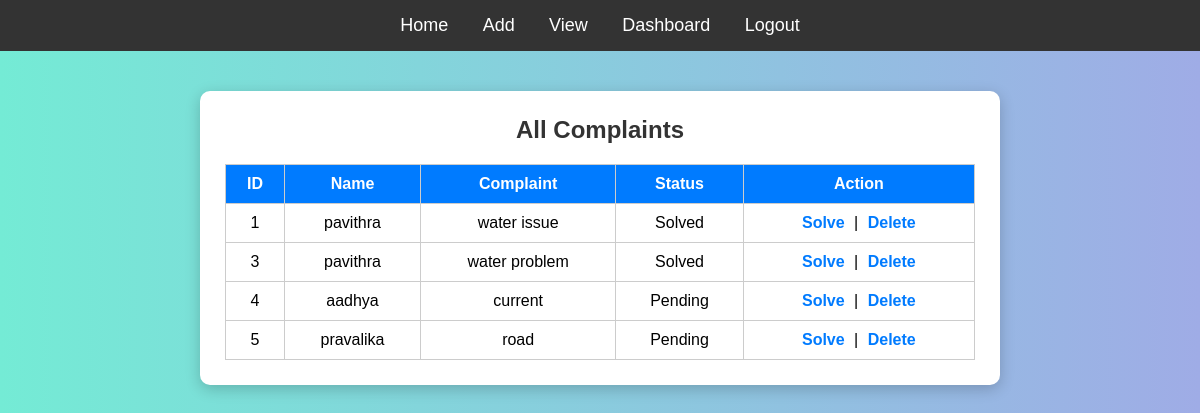
Page /view (signed in) on the committed database.
### tables this page shows
CREATE TABLE complaints (
            id INTEGER PRIMARY KEY AUTOINCREMENT,
            name TEXT,
            complaint TEXT,
            status TEXT
        );

### app.py (the view)
@app.route('/view')
def view():
    if 'user' not in session:
        return redirect('/login')
    conn = sqlite3.connect('database.db')
    cur = conn.cursor()
    cur.execute("SELECT * FROM complaints")
    data = cur.fetchall()
    conn.close()
    return render_template('view.html', complaints=data)

### templates/view.html (shortened to what this page needs)
<!DOCTYPE html>
<html>
<head>
    <link rel="stylesheet" href="{{ url_for('static', filename='style.css') }}">
</head>
<body>
<div class="navbar">
    <a href="/"> Home</a>
    {% if session.get('user') %}
        <a href="/add"> Add</a>
        <a href="/view"> View</a>
        <a href="/admin"> Dashboard</a>
        <a href="/logout"> Logout</a>
    {% else %}
        <a href="/login"><i class="fas fa-sign-in-alt"></i> Login</a>
        <a href="/register"><i class="fas fa-user-plus"></i> Register</a>
    {% endif %}
</div>
<div class="container">
    <div class="card">
        <h2>All Complaints</h2>
        <table>
            <tr>
                <th>ID</th>
                <th>Name</th>
                <th>Complaint</th>
                <th>Status</th>
                <th>Action</th>
            </tr>
            {% for c in complaints %}
            <tr>
                <td>{{ c[0] }}</td>
                <td>{{ c[1] }}</td>
                <td>{{ c[2] }}</td>
                <td>{{ c[3] }}</td>
                <td>
                    <a href="/update/{{ c[0] }}">Solve</a> |
                    <a href="/delete/{{ c[0] }}">Delete</a>
                </td>
            </tr>
            {% endfor %}
        </table>
    </div>
</div>
</body>
</html>

### static/style.css (style rules this page uses)
* { margin: 0; padding: 0; box-sizing: border-box; }
body { font-family: Arial, sans-serif; background: linear-gradient(to right, #74ebd5, #9face6); min-height: 100vh; }
.navbar { background: #333; padding: 15px; text-align: center; }
.navbar a { color: white; margin: 0 15px; font-size: 18px; text-decoration: none; }
.container { width: 90%; max-width: 800px; margin: 40px auto; text-align: center; }
.card { background: white; padding: 25px; border-radius: 10px; box-shadow: 0 4px 15px rgba(0,0,0,0.2); }
h1, h2 { margin-bottom: 20px; color: #333; }
table { width: 100%; margin-top: 20px; border-collapse: collapse; background: white; }
table, th, td { border: 1px solid #ccc; }
th { background: #007bff; color: white; }
td, th { padding: 10px; }
a { color: #007bff; text-decoration: none; }
td a { margin: 0 5px; font-weight: bold; }

### rows in the picture
complaints: id "1", name "pavithra", complaint "water issue", status "Solved"
complaints: id "3", name "pavithra", complaint "water problem", status "Solved"
complaints: id "4", name "aadhya", complaint "current", status "Pending"
complaints: id "5", name "pravalika", complaint "road", status "Pending"
